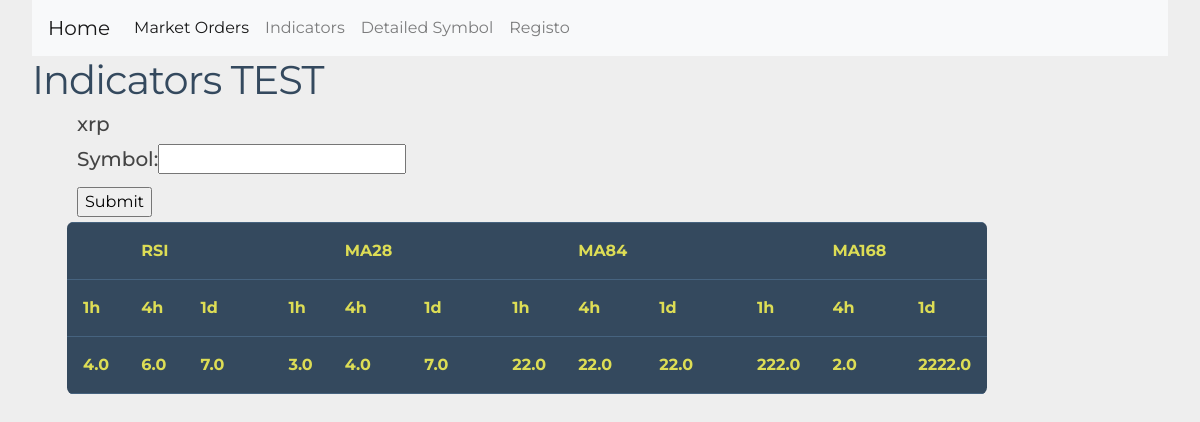
The page /indicators/ on the database its author committed.
### indicators/models.py (models this page shows, shortened)
class RSI(models.Model):
    name = 'rsi'
    symbol = models.CharField(max_length=25)
    date = models.DateField()
    tf_1h = models.FloatField()
    tf_4h = models.FloatField()
    tf_1d = models.FloatField()

class MOVINGAVG28(models.Model):
    name = 'mvgAVG_28'
    symbol = models.CharField(max_length=25)
    date = models.DateField()
    tf_1h = models.FloatField()
    tf_4h = models.FloatField()
    tf_1d = models.FloatField()

class MOVINGAVG84(models.Model):
    name = 'mvgAVG_84'
    symbol = models.CharField(max_length=25)
    date = models.DateField()
    tf_1h = models.FloatField()
    tf_4h = models.FloatField()
    tf_1d = models.FloatField()

class MOVINGAVG168(models.Model):
    name = 'mvgAVG_168'
    symbol = models.CharField(max_length=25)
    date = models.DateField()
    tf_1h = models.FloatField()
    tf_4h = models.FloatField()
    tf_1d = models.FloatField()

### indicators/views.py (the view, shortened to what this page needs)
# urls.py: path('', include('indicators.urls')),
def indicators(request):
    form = forms.FormName()
    rsi_list = RSI.objects.order_by('-date')
    mvgAVG_28_list = MOVINGAVG28.objects.order_by('-date')
    mvgAVG_84_list = MOVINGAVG84.objects.order_by('-date')
    mvgAVG_168_list = MOVINGAVG168.objects.order_by('-date')
    timeframe_list = ['1h','4h','1d']
    data_dict = {
        'rsi':rsi_list,
        'mvgAVG_28':mvgAVG_28_list,
        'mvgAVG_84':mvgAVG_84_list,
        'mvgAVG_168':mvgAVG_168_list,
        'timeframe':timeframe_list,
        'form':form,
        }
    return render(request, 'indicators/display.html', context=data_dict)

### indicators/forms.py
class FormName(forms.Form):
    symbol = forms.CharField()

### templates/indicators/display.html (shortened to what this page needs)
<!DOCTYPE html>
{% extends "default_layout.html" %}
{% load static %}
{% block body_block %}
  <link rel="stylesheet"  href="{%  static  'css/indicators_display.css'  %}">
    <h1>Indicators TEST </h1>
    <div class="container">
      <div class="container">
        <form method="POST">
            <div class="container">
              <h5>{{ rsi.0.symbol }} </h5>
              <h5>{{ form }} </h5>
              <input type="submit" name="" value="Submit">
            </div>
        </form>
      </div>
    {% if rsi %}
    <div class="container">
      <table class="rwd-table">
        <tr>
            <th ></th>
            <th >RSI</th>
            <th ></th>
            <th ></th>
            <th ></th>
            <th >MA28</th>
            <th ></th>
            <th ></th>
            <th ></th>
            <th >MA84</th>
            <th ></th>
            <th ></th>
            <th ></th>
            <th >MA168</th>
            <th ></th>
        </tr>
        <tr>
            {% for timeframe in timeframe %}
            <th>{{ timeframe }}</th>
            {% endfor %}
            <th ></th>
            {% for timeframe in timeframe %}
            <th >{{ timeframe }}</th>
            {% endfor %}
            <th ></th>
            {% for timeframe in timeframe %}
            <th >{{ timeframe }}</th>
            {% endfor %}
            <th ></th>
            {% for timeframe in timeframe %}
            <th >{{ timeframe }}</th>
            {% endfor %}
        </tr>
        <tr>
            <th >{{ rsi.0.tf_1h }}</th>
            <th >{{ rsi.0.tf_4h }}</th>
            <th >{{ rsi.0.tf_1d }}</th>
            <th ></th>
            <th >{{ mvgAVG_28.0.tf_1h }}</th>
            <th >{{ mvgAVG_28.0.tf_4h }}</th>
            <th >{{ mvgAVG_28.0.tf_1d }}</th>
            <th ></th>
            <th >{{ mvgAVG_84.0.tf_1h }}</th>
            <th >{{ mvgAVG_84.0.tf_4h }}</th>
            <th >{{ mvgAVG_84.0.tf_1d }}</th>
            <th ></th>
            <th >{{ mvgAVG_168.0.tf_1h }}</th>
            <th >{{ mvgAVG_168.0.tf_4h }}</th>
            <th >{{ mvgAVG_168.0.tf_1d }}</th>
        </table>
    </div>
      {% endif %}
    </div>
    {% endblock %}

### templates/default_layout.html (shortened to what this page needs)
<!DOCTYPE html>
{% load static %}
<html lang="en" dir="ltr">
  <head>
    <link rel="stylesheet" href="https://cdn.jsdelivr.net/npm/bootstrap@4.3.1/dist/css/bootstrap.min.css">
  </head>
    <nav class="navbar navbar-expand-lg navbar-light bg-light">
      <a class="navbar-brand" href="{% url 'index' %}">Home</a>
      <div class="collapse navbar-collapse" id="navbarSupportedContent">
        <ul class="navbar-nav mr-auto">
          <li class="nav-item active">
            <a class="nav-link" href="{% url 'market_orders:market_orders' %}">Market Orders </a>
          </li>
          <li class="nav-item">
            <a class="nav-link" href="{% url 'indicators:indicators' %}">Indicators</a>
          </li>
          <li class="nav-item">
            <a class="nav-link" href="{% url 'detailed_symbol:detailed_symbol' %}">Detailed Symbol</a>
          </li>
          <li class="nav-item">
            <a class="nav-link" href="{% url 'crud:crud' %}">Registo</a>
          </li>
        </ul>
      </div>
  </nav>
  <body>
    {% block body_block %}
    {% endblock %}
  </body>
</html>

### static/css/indicators_display.css (style rules this page uses)
.rwd-table { margin: 1em 0; min-width: 250px; }
.rwd-table tr { border-top: 1px solid #ddd; border-bottom: 1px solid #ddd; }
.rwd-table th { display: none; }
.rwd-table th, .rwd-table td { text-align: left; }
@media (min-width: 480px) { .rwd-table th, .rwd-table td { display: table-cell; padding: .2em .5em; } }
@media (min-width: 480px) { .rwd-table th:first-child, .rwd-table td:first-child { padding-left: 0; } }
@media (min-width: 480px) { .rwd-table th:last-child, .rwd-table td:last-child { padding-right: 0; } }
body { padding: 0 2em; font-family: Montserrat, sans-serif; -webkit-font-smoothing: antialiased; text-rendering: optimizeLegibility; color: #444; background: #eee; }
h1 { font-weight: normal; letter-spacing: -1px; color: #34495E; }
.rwd-table { background: #34495E; color: #fff; border-radius: .4em; overflow: hidden; float: left; margin: 5px; }
.rwd-table tr { border-color: #46637f; }
.rwd-table th, .rwd-table td { margin: .5em 1em; }
@media (min-width: 480px) { .rwd-table th, .rwd-table td { padding: 1em !important; } }
.rwd-table th, .rwd-table td:before { color: #dd5; }

### rows shown on the page
RSI: symbol "xrp", tf_1h "4.0", tf_4h "6.0", tf_1d "7.0"
MOVINGAVG28: tf_1h "3.0", tf_4h "4.0", tf_1d "7.0"
MOVINGAVG84: tf_1h "22.0", tf_4h "22.0", tf_1d "22.0"
MOVINGAVG168: tf_1h "222.0", tf_4h "2.0", tf_1d "2222.0"

### other values the page prints
{{ timeframe }} "1h" "4h" "1d"
